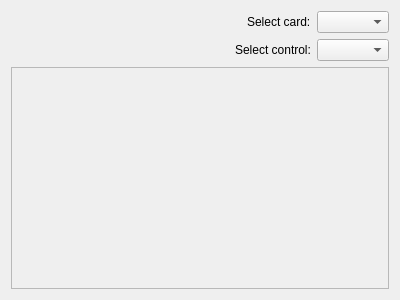
<?xml version="1.0" encoding="UTF-8"?>
<ui version="4.0">
 <class>AlsaTunerGUI</class>
 <widget class="QMainWindow" name="AlsaTunerGUI">
  <property name="geometry">
   <rect>
    <x>0</x>
    <y>0</y>
    <width>400</width>
    <height>300</height>
   </rect>
  </property>
  <property name="windowTitle">
   <string>Audio Mixer</string>
  </property>
  <widget class="QWidget" name="centralWidget">
   <layout class="QVBoxLayout" name="verticalLayout_2">
    <item>
     <layout class="QVBoxLayout" name="verticalLayout">
      <item>
       <layout class="QHBoxLayout" name="horizontalLayout">
        <item>
         <spacer name="horizontalSpacer">
          <property name="orientation">
           <enum>Qt::Horizontal</enum>
          </property>
          <property name="sizeHint" stdset="0">
           <size>
            <width>40</width>
            <height>20</height>
           </size>
          </property>
         </spacer>
        </item>
        <item>
         <widget class="QLabel" name="label">
          <property name="text">
           <string>Select card:</string>
          </property>
         </widget>
        </item>
        <item>
         <widget class="QComboBox" name="cardSelector"/>
        </item>
       </layout>
      </item>
      <item>
       <layout class="QHBoxLayout" name="horizontalLayout_2">
        <item>
         <spacer name="horizontalSpacer_2">
          <property name="orientation">
           <enum>Qt::Horizontal</enum>
          </property>
          <property name="sizeHint" stdset="0">
           <size>
            <width>40</width>
            <height>20</height>
           </size>
          </property>
         </spacer>
        </item>
        <item>
         <widget class="QLabel" name="label_2">
          <property name="text">
           <string>Select control:</string>
          </property>
         </widget>
        </item>
        <item>
         <widget class="QComboBox" name="controlSelector"/>
        </item>
       </layout>
      </item>
     </layout>
    </item>
    <item>
     <widget class="QScrollArea" name="controlArea">
      <property name="widgetResizable">
       <bool>true</bool>
      </property>
      <widget class="QWidget" name="scrollAreaWidgetContents">
       <property name="geometry">
        <rect>
         <x>0</x>
         <y>0</y>
         <width>380</width>
         <height>216</height>
        </rect>
       </property>
       <layout class="QHBoxLayout" name="controlAreaLayout"/>
      </widget>
     </widget>
    </item>
   </layout>
  </widget>
 </widget>
 <layoutdefault spacing="6" margin="11"/>
 <resources/>
 <connections>
  <connection>
   <sender>cardSelector</sender>
   <signal>currentIndexChanged(int)</signal>
   <receiver>AlsaTunerGUI</receiver>
   <slot>selectedCardChanged(int)</slot>
   <hints>
    <hint type="sourcelabel">
     <x>346</x>
     <y>21</y>
    </hint>
    <hint type="destinationlabel">
     <x>199</x>
     <y>149</y>
    </hint>
   </hints>
  </connection>
  <connection>
   <sender>controlSelector</sender>
   <signal>currentIndexChanged(int)</signal>
   <receiver>AlsaTunerGUI</receiver>
   <slot>selectedControlChanged(int)</slot>
   <hints>
    <hint type="sourcelabel">
     <x>345</x>
     <y>53</y>
    </hint>
    <hint type="destinationlabel">
     <x>199</x>
     <y>149</y>
    </hint>
   </hints>
  </connection>
 </connections>
 <slots>
  <slot>selectedCardChanged(int)</slot>
  <slot>selectedControlChanged(int)</slot>
 </slots>
</ui>
